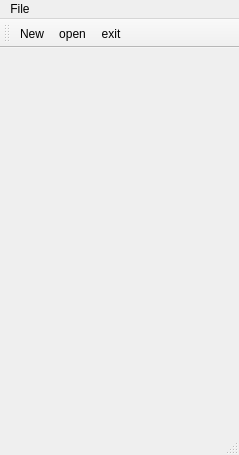
<?xml version="1.0" encoding="UTF-8"?>
<ui version="4.0">
 <class>MainWindow</class>
 <widget class="QMainWindow" name="MainWindow">
  <property name="geometry">
   <rect>
    <x>0</x>
    <y>0</y>
    <width>239</width>
    <height>455</height>
   </rect>
  </property>
  <property name="windowTitle">
   <string>MainWindow</string>
  </property>
  <widget class="QWidget" name="centralwidget"/>
  <widget class="QMenuBar" name="menubar">
   <property name="geometry">
    <rect>
     <x>0</x>
     <y>0</y>
     <width>239</width>
     <height>21</height>
    </rect>
   </property>
   <widget class="QMenu" name="menuFile">
    <property name="title">
     <string>File</string>
    </property>
    <addaction name="separator"/>
    <addaction name="actionNew"/>
    <addaction name="actionexit"/>
    <addaction name="actionopen"/>
   </widget>
   <addaction name="menuFile"/>
  </widget>
  <widget class="QStatusBar" name="statusbar"/>
  <widget class="QToolBar" name="toolBar">
   <property name="windowTitle">
    <string>toolBar</string>
   </property>
   <attribute name="toolBarArea">
    <enum>TopToolBarArea</enum>
   </attribute>
   <attribute name="toolBarBreak">
    <bool>false</bool>
   </attribute>
   <addaction name="actionNew"/>
   <addaction name="actionopen"/>
   <addaction name="actionexit"/>
  </widget>
  <action name="actionNew">
   <property name="icon">
    <iconset resource="imh.qrc">
     <normaloff>:/hehehe/32/Books.ico</normaloff>:/hehehe/32/Books.ico</iconset>
   </property>
   <property name="text">
    <string>New</string>
   </property>
  </action>
  <action name="actionexit">
   <property name="icon">
    <iconset resource="imh.qrc">
     <normaloff>:/hehehe/32/Communicate_1.ico</normaloff>:/hehehe/32/Communicate_1.ico</iconset>
   </property>
   <property name="text">
    <string>exit</string>
   </property>
  </action>
  <action name="actionopen">
   <property name="icon">
    <iconset resource="imh.qrc">
     <normaloff>:/hehehe/32/book.ico</normaloff>:/hehehe/32/book.ico</iconset>
   </property>
   <property name="text">
    <string>open</string>
   </property>
  </action>
 </widget>
 <resources>
  <include location="imh.qrc"/>
 </resources>
 <connections/>
</ui>
